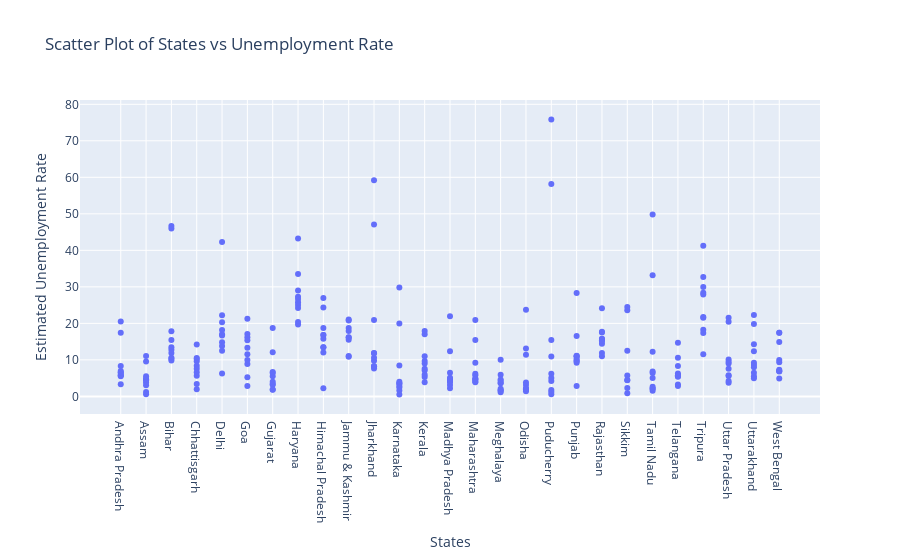

The notebook cell saved with this chart:
### Code cell
fig = px.scatter(data, x='States', y='Estimated Unemployment Rate', title='Scatter Plot of States vs Unemployment Rate')
fig.show()

### Figure 1 — Plotly figure (JSON) as saved in the notebook; plotly's stock layout.template omitted (floating-point values rounded to 4 significant figures; data arrays with more than 128 entries replaced by an {"elided": "..."} marker saying what was removed)
{"data": [{"hovertemplate": "States=%{x}<br>Estimated Unemployment Rate=%{y}<extra></extra>", "legendgroup": "", "marker": {"color": "#636efa", "symbol": "circle"}, "mode": "markers", "name": "", "orientation": "v", "showlegend": false, "type": "scatter", "x": {"elided": "267 str values"}, "xaxis": "x", "y": {"elided": "267 float values"}, "yaxis": "y"}], "layout": {"legend": {"tracegroupgap": 0}, "title": {"text": "Scatter Plot of States vs Unemployment Rate"}, "xaxis": {"anchor": "y", "domain": [0, 1], "title": {"text": "States"}}, "yaxis": {"anchor": "x", "domain": [0, 1], "title": {"text": "Estimated Unemployment Rate"}}}}
